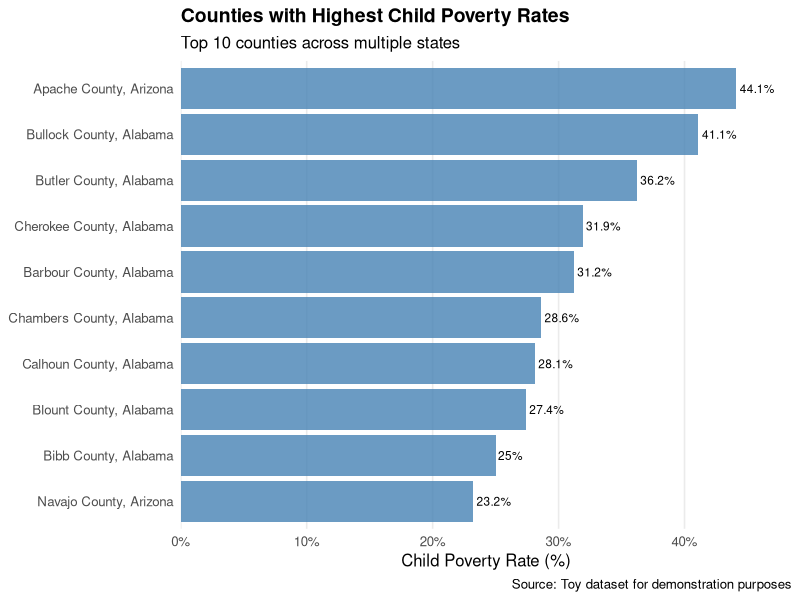
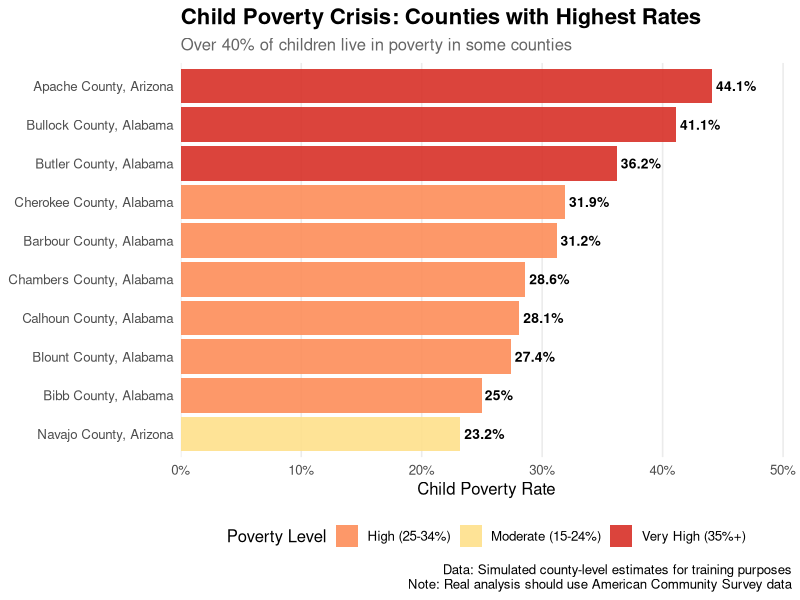
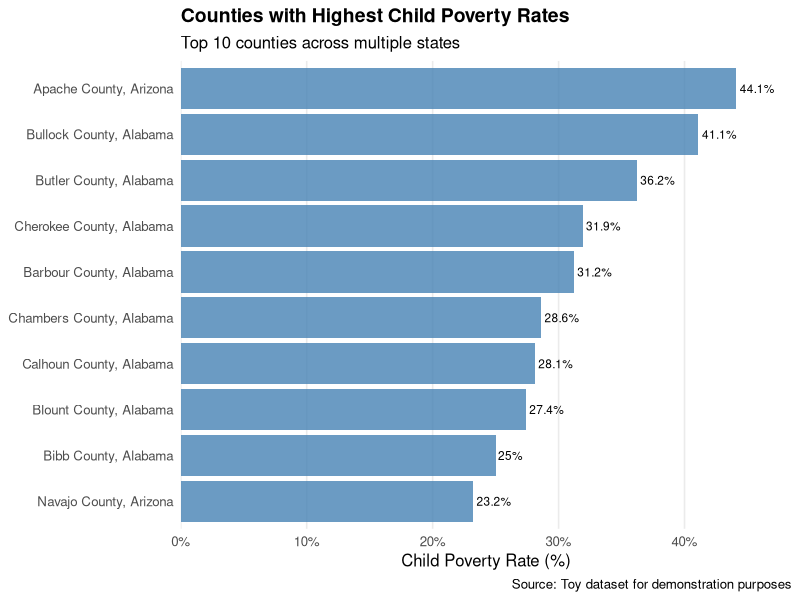
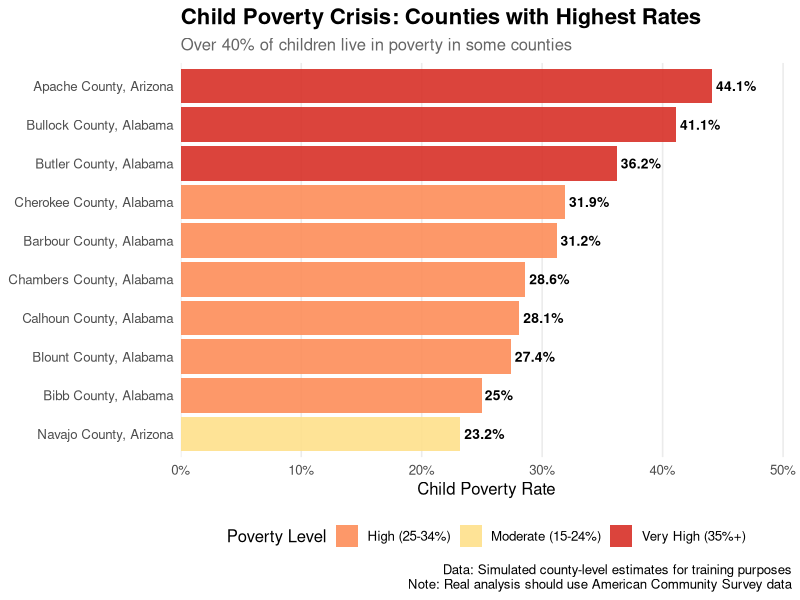

Source code (R) for these figures, in order:
## ---- chunk 1
library(tidyverse)
library(scales)

# Read the dataset
child_poverty <- read_csv('toy-data/child-poverty-county.csv')
## ---- chunk 2
# Explore the data structure
glimpse(child_poverty)
summary(child_poverty)

# Check for missing values
child_poverty %>% 
  summarise(across(everything(), ~sum(is.na(.))))

# Preview top and bottom counties by poverty rate
child_poverty %>% 
  arrange(desc(child_poverty_rate_pct)) %>% 
  head(10)
## ---- chunk 3
# Compute poverty rate and validate
child_poverty_validated <- child_poverty %>%
  mutate(
    computed_poverty_rate = round(100 * children_in_poverty / total_children_under18, 1),
    rate_difference = abs(child_poverty_rate_pct - computed_poverty_rate)
  )

# Check validation
child_poverty_validated %>%
  filter(rate_difference > 0.1) %>%
  select(NAME, state, child_poverty_rate_pct, computed_poverty_rate, rate_difference)

# Show top 10 counties
top_poverty_counties <- child_poverty_validated %>%
  arrange(desc(child_poverty_rate_pct)) %>%
  head(10) %>%
  select(NAME, state, children_in_poverty, total_children_under18, child_poverty_rate_pct)

print(top_poverty_counties)
## ---- chunk 4
# Create slide-ready visualization
poverty_plot <- child_poverty %>%
  arrange(desc(child_poverty_rate_pct)) %>%
  head(10) %>%
  mutate(
    county_state = paste0(NAME, ", ", state),
    county_state = fct_reorder(county_state, child_poverty_rate_pct)
  ) %>%
  ggplot(aes(x = child_poverty_rate_pct, y = county_state)) +
  geom_col(fill = "steelblue", alpha = 0.8) +
  geom_text(aes(label = paste0(child_poverty_rate_pct, "%")), 
            hjust = -0.1, size = 3) +
  scale_x_continuous(labels = percent_format(scale = 1), 
                     expand = expansion(mult = c(0, 0.1))) +
  labs(
    title = "Counties with Highest Child Poverty Rates",
    subtitle = "Top 10 counties across multiple states",
    x = "Child Poverty Rate (%)",
    y = NULL,
    caption = "Source: Toy dataset for demonstration purposes"
  ) +
  theme_minimal(base_size = 12) +
  theme(
    plot.title = element_text(face = "bold", size = 14),
    panel.grid.major.y = element_blank(),
    panel.grid.minor = element_blank()
  )

# Display plot
print(poverty_plot)

# Save plot
ggsave("toy-data/child_poverty_county.png", poverty_plot, 
       width = 10, height = 6, dpi = 300)
## ---- chunk 5
# Improved version with better accessibility and formatting
poverty_plot_improved <- child_poverty %>%
  arrange(desc(child_poverty_rate_pct)) %>%
  head(10) %>%
  mutate(
    county_state = paste0(NAME, ", ", state),
    county_state = fct_reorder(county_state, child_poverty_rate_pct),
    # Add color coding for severity
    severity = case_when(
      child_poverty_rate_pct >= 35 ~ "Very High (35%+)",
      child_poverty_rate_pct >= 25 ~ "High (25-34%)",
      child_poverty_rate_pct >= 15 ~ "Moderate (15-24%)",
      TRUE ~ "Low (<15%)"
    )
  ) %>%
  ggplot(aes(x = child_poverty_rate_pct, y = county_state, fill = severity)) +
  geom_col(alpha = 0.9) +
  geom_text(aes(label = paste0(child_poverty_rate_pct, "%")), 
            hjust = -0.1, size = 3.5, fontface = "bold") +
  scale_fill_manual(
    values = c("Very High (35%+)" = "#d73027", 
               "High (25-34%)" = "#fc8d59",
               "Moderate (15-24%)" = "#fee08b",
               "Low (<15%)" = "#d9ef8b"),
    name = "Poverty Level"
  ) +
  scale_x_continuous(labels = percent_format(scale = 1), 
                     expand = expansion(mult = c(0, 0.15))) +
  labs(
    title = "Child Poverty Crisis: Counties with Highest Rates",
    subtitle = "Over 40% of children live in poverty in some counties",
    x = "Child Poverty Rate",
    y = NULL,
    caption = "Data: Simulated county-level estimates for training purposes\nNote: Real analysis should use American Community Survey data"
  ) +
  theme_minimal(base_size = 12) +
  theme(
    plot.title = element_text(face = "bold", size = 16),
    plot.subtitle = element_text(size = 12, color = "gray40"),
    panel.grid.major.y = element_blank(),
    panel.grid.minor = element_blank(),
    legend.position = "bottom"
  )

print(poverty_plot_improved)

# Save improved version
ggsave("toy-data/child_poverty_county_improved.png", poverty_plot_improved, 
       width = 12, height = 8, dpi = 300)
